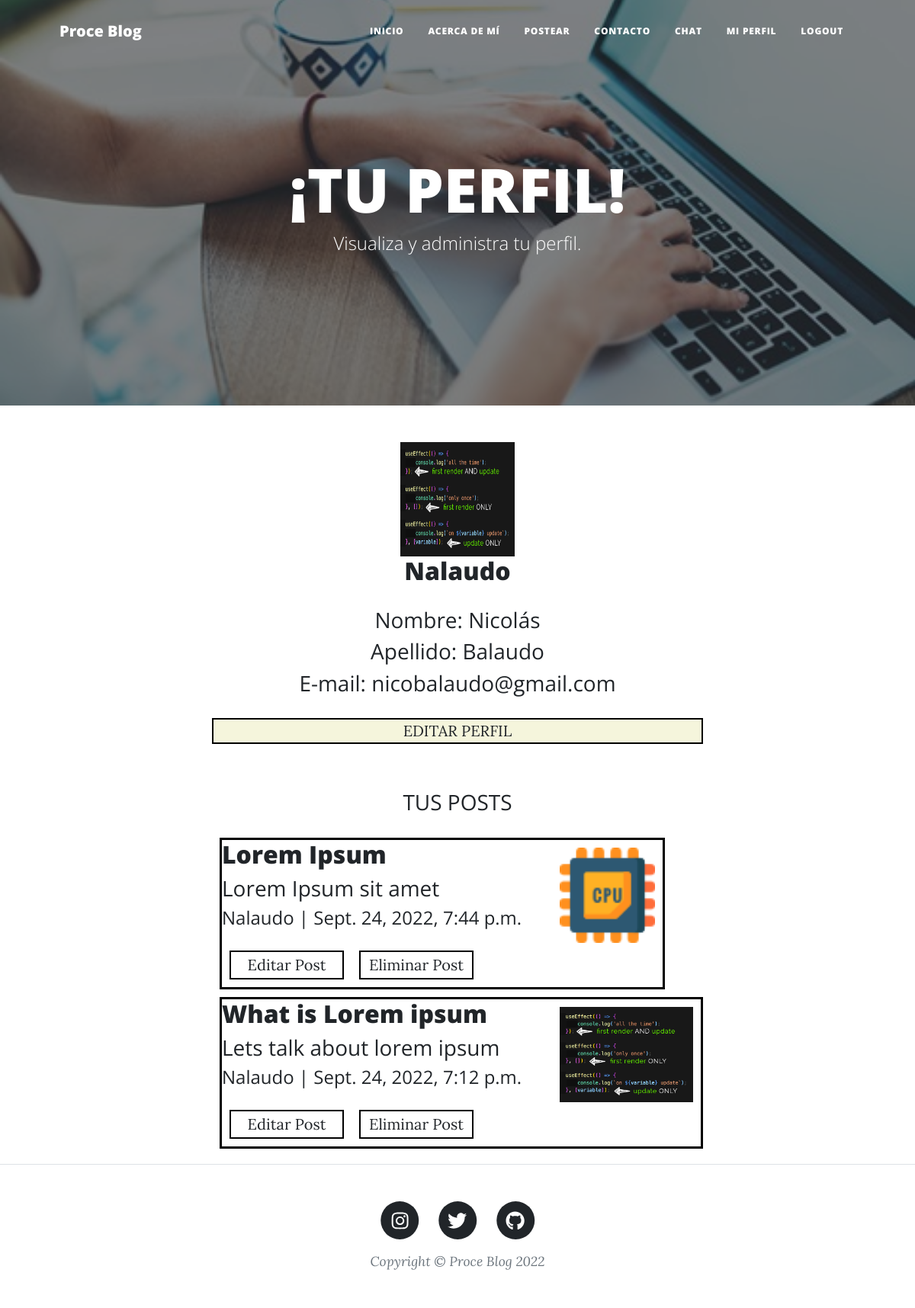
/profile/ (signed in), run on the app's committed database.
### blog/models.py (models this page shows, shortened)
class Post(models.Model):
    img = models.ImageField(upload_to='postImg', null=True, blank=False)
    title = models.CharField(max_length=200, unique=True)
    subtitle = models.CharField(max_length=200)
    body = RichTextField()
    slug = models.SlugField(max_length=200, unique=True)
    author = models.ForeignKey(
        User, on_delete=models.CASCADE, related_name='posts')
    updated_on = models.DateTimeField(auto_now=True)
    created_on = models.DateTimeField(auto_now_add=True)
    class Meta:
        ordering = ['-created_on']

### blog/views.py (the view)
# urls.py: path('profile/', profile, name='profile'),
@login_required
def profile(request):
    user = request.user
    return render(request, 'profile.html', {'user': user, 'img': getAvatar(request), 'posts': getPosts(request)})

### blog/views.py (called while the page is built)
def getPosts(request):
    posts = Post.objects.filter(author=request.user)
    if len(posts) != 0:
        post = posts
    else:
        post = 0
    return post

def getAvatar(request):
    avatarList = Avatar.objects.filter(user=request.user)
    if len(avatarList) != 0:
        img = avatarList[0].img.url
    else:
        img = 0
    return img

### blog/templates/profile.html (shortened to what this page needs)
{% extends 'index.html' %} {% load static %}  {% block header %}
<header
  class="masthead"
  style="background-image: url({% static 'assets/img/auth-bg.jpg' %})"
>
  <div class="container position-relative px-4 px-lg-5">
    <div class="row gx-4 gx-lg-5 justify-content-center">
      <div class="col-md-10 col-lg-8 col-xl-7">
        <div class="page-heading">
          <h1>¡TU PERFIL!</h1>
          <span class="subheading">Visualiza y administra tu perfil.</span>
        </div>
      </div>
    </div>
  </div>
</header>
{% endblock %} {% block main %}
<main>
  <div style="display: flex; justify-content: center; margin-bottom: 10px">
    <div style="display: flex; flex-direction: column; justify-content: center">
      <div style="display: flex; justify-content: center">
        {% if img %}
        <img style="height: 150px; width: 150px" src="{{ img }}" />
        {% else %}
        <img
          style="height: 150px; width: 150px"
          src="{% static 'assets/avatar/defaultAvatar.jpg' %}"
        />
        {% endif %}
      </div>
      <h2 style="text-align: center">{{ user.username }}</h2>
      <div style="margin: 20px 0px">
        <h3 style="font-weight: normal; text-align: center">
          Nombre: {{ user.first_name }}
        </h3>
        <h3 style="font-weight: normal; text-align: center">
          Apellido: {{ user.last_name }}
        </h3>
        <h3 style="font-weight: normal; text-align: center">
          E-mail: {{ user.email }}
        </h3>
      </div>
      <a
        href="{% url 'editProfile' %}"
        style="
          background: beige;
          cursor: pointer;
          border: 2px solid black;
          text-align: center;
          margin-bottom: 10px
        "
        >EDITAR PERFIL</a
      >
      {% if posts != 0 %}
      <h3
        style="
          font-weight: normal;
          text-align: center;
          margin: 50px 0px 30px 0px;
        "
      >
        TUS POSTS
      </h3>
      {% for post in posts %}
      <div style="display: flex; flex-direction: column, justify-content: left">
        <div
          style="
            display: flex;
            flex-direction: column;
            border: 3px solid black;
            margin: 0px 0px 10px 10px;
          "
        >
          <a href="{% url 'postDetail' post.slug %}">
            <div style="display: flex; flex-direction: row">
              <div>
                <h2>{{ post.title }}</h2>
                <h3 style="font-weight: normal">{{ post.subtitle }}</h3>
                <h4 style="font-weight: normal">
                  {{ post.author }} | {{ post.created_on }}
                </h4>
              </div>
              <div>
                <img
                  style="height: 125px; margin: 10px 10px 10px 50px"
                  src="{{ post.img.url }}"
                />
              </div>
            </div>
          </a>
          <div style="display: flex; flex-direction: row, justify-content: left; margin-bottom: 10px">
          <a
            style="
              display: flex;
              justify-content: center;
              margin: auto 10px;
              border: 2px solid black;
              padding: 2px;
              width: 150px;
            "
            href="{% url 'postUpdate' post.slug %}"
            >Editar Post</a
          >
          <a
            style="
              display: flex;
              justify-content: center;
              margin: auto 10px;
              border: 2px solid black;
              padding: 2px;
              width: 150px;
            "
            href="{% url 'postDelete' post.slug %}"
            >Eliminar Post</a
          >
          </div>
        </div>
      </div>
      {% endfor %}
      {% endif %}
    </div>
  </div>
</main>
{% endblock %}

### data on the page
Post: title "Lorem Ipsum", subtitle "Lorem Ipsum sit amet", author "Nalaudo", created_on "Sept. 24, 2022, 7:44 p.m.", img (picture)
Post: title "What is Lorem ipsum", subtitle "Lets talk about lorem ipsum", author "Nalaudo", created_on "Sept. 24, 2022, 7:12 p.m.", img (picture)

### other printed values
{{ user.username }} "Nalaudo"
{{ user.first_name }} "Nicolás"
{{ user.last_name }} "Balaudo"
{{ user.email }} "nicobalaudo@gmail.com"
